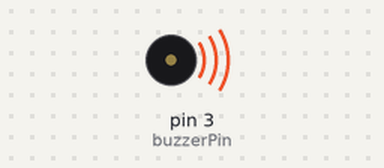
A sketch run on a simulated Arduino Uno, built with avr-gcc and run on an emulated ATmega328P. On the bench: buzzer (waves = sounding). What the sketch prints to the serial monitor is not drawn.

Above: at 0.8 s.
Timing chart, 0 to 7.8 s (numbered marks = the images above):
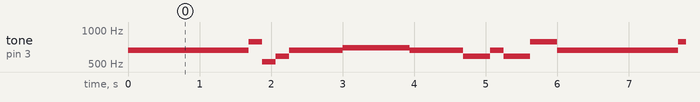

Measured:
- by itself, tone on pin 3 (buzzerPin): repeats every 6.0 s: 784 Hz 0.19 s, 523 Hz 0.19 s, 587 Hz 0.19 s, 659 Hz 0.75 s, 698 Hz 0.94 s, 659 Hz 0.75 s, 587 Hz 0.37 s, 659 Hz 0.19 s, 587 Hz 0.38 s, 784 Hz 0.38 s, 659 Hz 1.7 s

The sketch:

jingle_bells.ino
```cpp
/*
Let's play some music with Arduino
Author: Istituto Comprensivo Camera
Open Your Doors To Digital Age
*/

// label to define the buzzer Pin
#define buzzerPin 3

// define the notes frequency

#define NOTE_C5  523
#define NOTE_CS5 554
#define NOTE_D5  587
#define NOTE_DS5 622
#define NOTE_E5  659
#define NOTE_F5  698
#define NOTE_FS5 740
#define NOTE_G5  784
#define NOTE_GS5 831
#define NOTE_A5  880
#define NOTE_AS5 932
#define NOTE_B5  988

// Jingle Bells
// notes array
int notes[] = {
  NOTE_E5, NOTE_E5, NOTE_E5,
  NOTE_E5, NOTE_E5, NOTE_E5,
  NOTE_E5, NOTE_G5, NOTE_C5, NOTE_D5,
  NOTE_E5,
  NOTE_F5, NOTE_F5, NOTE_F5, NOTE_F5,
  NOTE_F5, NOTE_E5, NOTE_E5, NOTE_E5, NOTE_E5,
  NOTE_E5, NOTE_D5, NOTE_D5, NOTE_E5,
  NOTE_D5, NOTE_G5
};

// define an array holding the duration of a note
int tempo[] = {
  8, 8, 4,
  8, 8, 4,
  8, 8, 8, 8,
  2,
  8, 8, 8, 8,
  8, 8, 8, 16, 16,
  8, 8, 8, 8,
  4, 4
};


void setup() {
  pinMode(buzzerPin, OUTPUT);
  Serial.begin(9600);
}

void loop() {
  for(int i = 0; i < 26; i++) {
    Serial.println('Jingle Bells');
    int duration = (1000/tempo[i])* 1.50;
    tone(buzzerPin, notes[i], duration);
    delay(duration);
    noTone(buzzerPin);
    //tone(buzzerPin,0, duration);

  }
}
```
